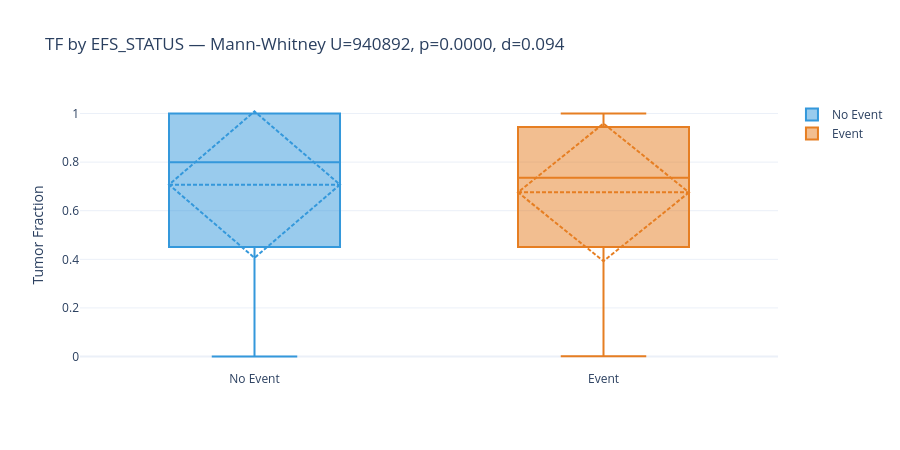

Here is the notebook cell this chart was saved with:
### Code cell
# P1B.2: TF × EFS_STATUS (global)
df = merged.dropna(subset=['TUMOR_FRACTION', 'efs_event']).copy()
no_event = df[df['efs_event']==0]['TUMOR_FRACTION']
event = df[df['efs_event']==1]['TUMOR_FRACTION']
u_stat, p_val = mannwhitneyu(no_event, event, alternative='two-sided')
d = cliffs_delta(no_event.values, event.values)
fig = go.Figure()
fig.add_trace(go.Box(y=no_event, name='No Event', boxmean='sd', marker_color='#3498db'))
fig.add_trace(go.Box(y=event, name='Event', boxmean='sd', marker_color='#e67e22'))
fig.update_layout(title=f'TF by EFS_STATUS — Mann-Whitney U={u_stat:.0f}, p={p_val:.4f}, d={d:.3f}',
                  yaxis_title='Tumor Fraction', height=450, template='plotly_white')
try:
    fig.show()
except:
    pass
record_result('1B', 'TF × EFS_STATUS (global)', 'Mann-Whitney', 'global',
              len(df), int(df['efs_event'].sum()),
              f'U={u_stat:.0f}', p_val, f'd={d:.3f}', 'Step 16')

### Figure 1 — Plotly figure (JSON) as saved in the notebook; plotly's stock layout.template omitted (floating-point values rounded to 4 significant figures; data arrays with more than 128 entries replaced by an {"elided": "..."} marker saying what was removed)
{"data": [{"boxmean": "sd", "marker": {"color": "#3498db"}, "name": "No Event", "type": "box", "y": {"elided": "1148 float values"}}, {"boxmean": "sd", "marker": {"color": "#e67e22"}, "name": "Event", "type": "box", "y": {"elided": "1499 float values"}}], "layout": {"height": 450, "title": {"text": "TF by EFS_STATUS — Mann-Whitney U=940892, p=0.0000, d=0.094"}, "yaxis": {"title": {"text": "Tumor Fraction"}}}}
